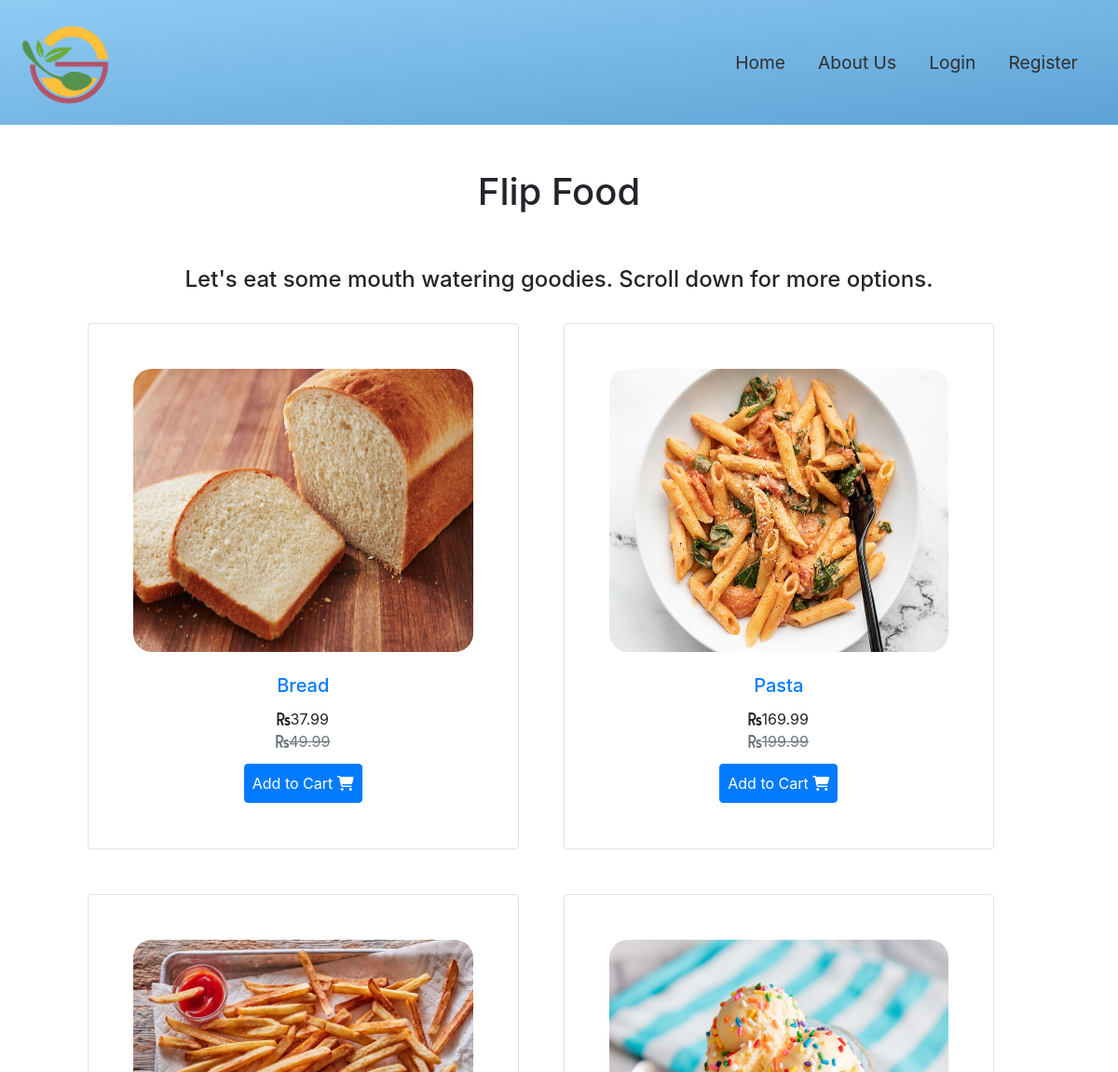
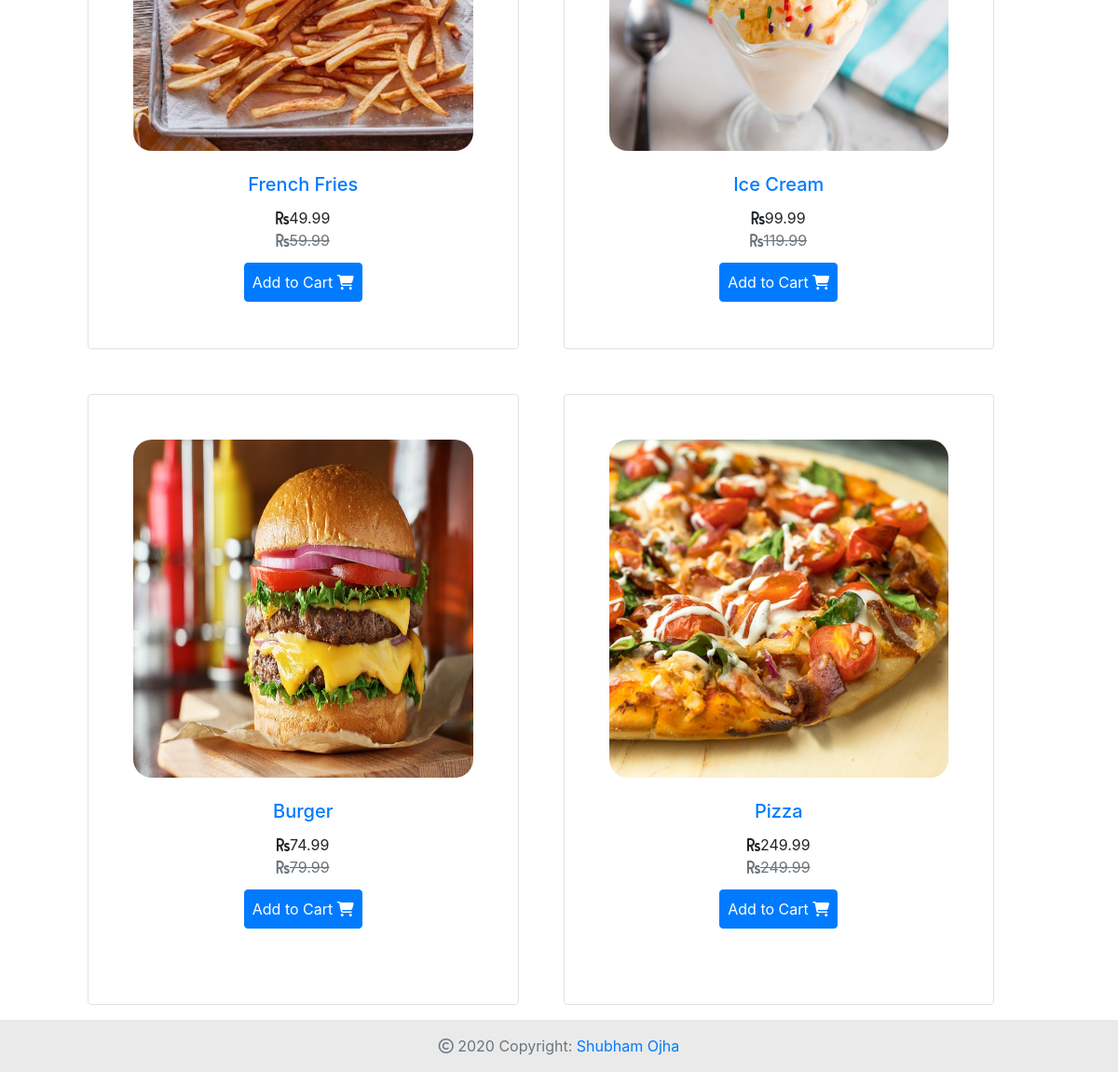
The page / on the database its author committed (2 pictures, top to bottom).
### food_delivery/models.py (models this page shows, shortened)
class Food( models.Model):
    name = models.CharField( max_length= 75)
    description = models.TextField()
    datePosted = models.DateTimeField( auto_now= True)
    seller = models.ForeignKey( User, on_delete= models.CASCADE, default= 1)
    image = models.ImageField( blank= False, null= True, upload_to= 'foods')
    price = models.DecimalField( max_digits= 5, decimal_places= 2)
    discount = models.DecimalField( max_digits= 5, decimal_places= 2)
    quantity = models.IntegerField( default= 0)
    ingredients = models.TextField( default= 'Details not provided by Chef')
    @property
    def actualValue( self):
        return self.price - self.discount

### food_delivery/views.py (the view)
# urls.py: path( '', FoodListView.as_view(), name='food-delivery-home'),
class FoodListView( ListView):
    model = Food
    template_name = 'food_delivery/main.html'
    context_object_name = 'foods'
    ordering = ['-datePosted']
    paginate_by = 8

### food_delivery/templates/food_delivery/main.html (shortened to what this page needs)
{% extends 'food_delivery/base.html' %}
{% load static %}
{% block header %}
Flip Food
{% endblock header %}
{% block main-content %}
    <link rel="stylesheet" href="{% static 'food_delivery/main.css' %}">
    <h4 class="text-center">
        Let's eat some mouth watering goodies. Scroll down for more options.
    </h4>
    <div class="row text-center" style="align-content: center;" id = "food-cards-container">
        {% for food in foods %}
        <div class="col-md-5 border p-5 m-4 rounded text-center pb-0 food-card" >
                <img src="{{ food.image.url }}" alt="{{ food.name }}'s Image'" class="main-food-photo">
            <div class="food-content p-4">
                <a href="{% url 'food-delivery-food-detail' food.id %}"><h5>{{ food.name }}</h5></a>
                <div class="food-price p-1">
                    <i class="fas fa-rupee-sign"></i>{{ food.actualValue }} <br>
                    <span class="text-muted" style="text-decoration:line-through">
                        <i class="fas fa-rupee-sign"></i>{{food.price}}
                    </span>
                </div>
                <div class="btn btn-primary p-2 m-2">
                    Add to Cart <i class="fas fa-shopping-cart"></i>
                </div>
            </div>
        </div>
        {% endfor %}
    </div>
{% endblock main-content %}

### food_delivery/static/food_delivery/main.css (style rules this page uses)
img.main-food-photo { width: 100%; height: 65%; border-radius: 20px; }
#food-cards-container { width: 100%; position: relative; left: 40px; }

### rows shown on the page
Food: image (picture), name "Bread", actualValue "37.99", price "49.99"
Food: image (picture), name "Pasta", actualValue "169.99", price "199.99"
Food: image (picture), name "French Fries", actualValue "49.99", price "59.99"
Food: image (picture), name "Ice Cream", actualValue "99.99", price "119.99"
Food: image (picture), name "Burger", actualValue "74.99", price "79.99"
Food: image (picture), name "Pizza", actualValue "249.99", price "249.99"
